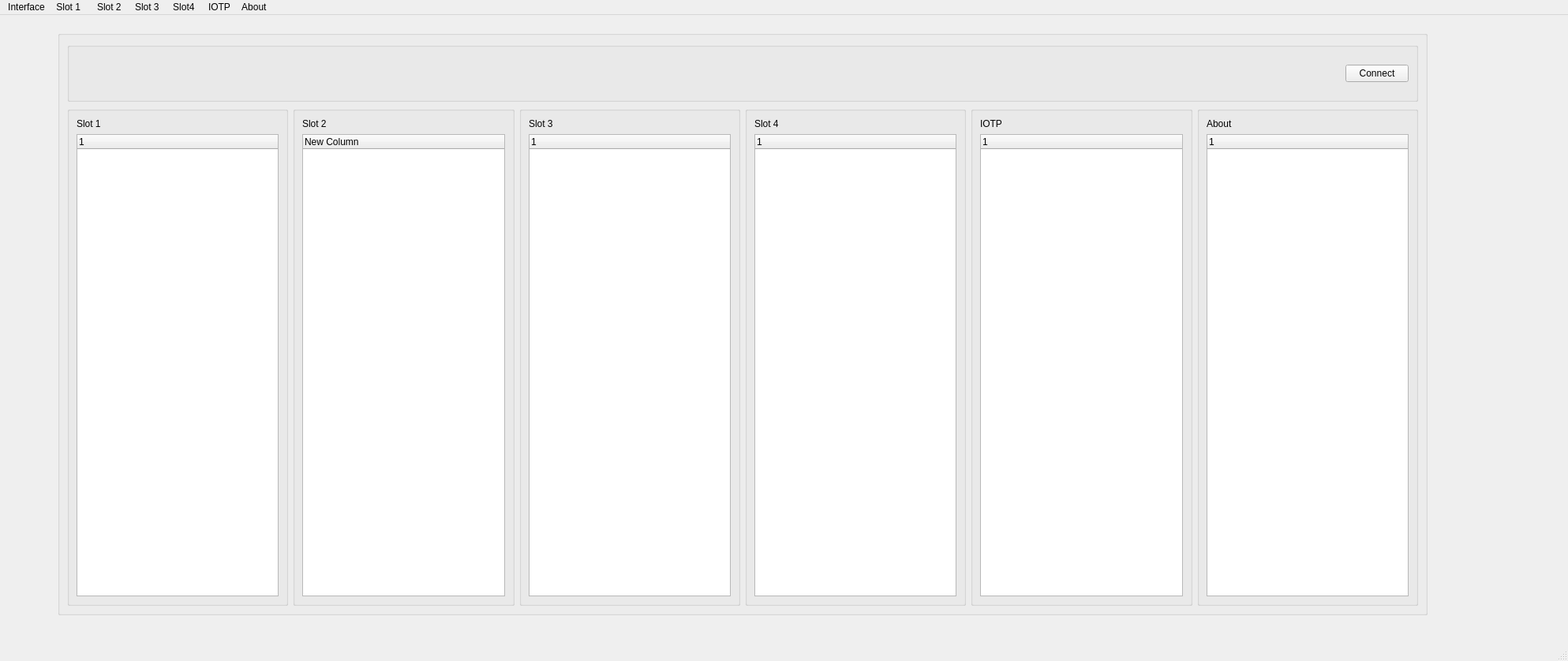
<?xml version="1.0" encoding="UTF-8"?>
<ui version="4.0">
 <class>FCCApplication</class>
 <widget class="QMainWindow" name="FCCApplication">
  <property name="geometry">
   <rect>
    <x>0</x>
    <y>0</y>
    <width>1987</width>
    <height>838</height>
   </rect>
  </property>
  <property name="windowTitle">
   <string>FCCApplication</string>
  </property>
  <widget class="QWidget" name="centralwidget">
   <widget class="QGroupBox" name="groupBox_6">
    <property name="geometry">
     <rect>
      <x>73</x>
      <y>20</y>
      <width>1736</width>
      <height>741</height>
     </rect>
    </property>
    <property name="title">
     <string/>
    </property>
    <layout class="QVBoxLayout" name="verticalLayout_8">
     <item>
      <widget class="QGroupBox" name="groupBox_8">
       <property name="title">
        <string/>
       </property>
       <layout class="QHBoxLayout" name="horizontalLayout">
        <item>
         <spacer name="horizontalSpacer">
          <property name="orientation">
           <enum>Qt::Horizontal</enum>
          </property>
          <property name="sizeHint" stdset="0">
           <size>
            <width>1599</width>
            <height>48</height>
           </size>
          </property>
         </spacer>
        </item>
        <item>
         <widget class="QPushButton" name="connect">
          <property name="text">
           <string>Connect</string>
          </property>
         </widget>
        </item>
       </layout>
      </widget>
     </item>
     <item>
      <layout class="QHBoxLayout" name="horizontalLayout_2">
       <item>
        <widget class="QGroupBox" name="groupBox">
         <property name="title">
          <string/>
         </property>
         <layout class="QVBoxLayout" name="verticalLayout_2">
          <item>
           <widget class="QLabel" name="label">
            <property name="text">
             <string>Slot 1</string>
            </property>
           </widget>
          </item>
          <item>
           <widget class="QTreeWidget" name="treeWidget">
            <column>
             <property name="text">
              <string notr="true">1</string>
             </property>
            </column>
           </widget>
          </item>
         </layout>
        </widget>
       </item>
       <item>
        <widget class="QGroupBox" name="groupBox_2">
         <property name="title">
          <string/>
         </property>
         <layout class="QVBoxLayout" name="verticalLayout_3">
          <item>
           <widget class="QLabel" name="label_2">
            <property name="text">
             <string>Slot 2</string>
            </property>
           </widget>
          </item>
          <item>
           <widget class="QTreeWidget" name="treeWidget_2">
            <column>
             <property name="text">
              <string>New Column</string>
             </property>
            </column>
           </widget>
          </item>
         </layout>
        </widget>
       </item>
       <item>
        <widget class="QGroupBox" name="groupBox_3">
         <property name="title">
          <string/>
         </property>
         <layout class="QVBoxLayout" name="verticalLayout_4">
          <item>
           <widget class="QLabel" name="label_3">
            <property name="text">
             <string>Slot 3</string>
            </property>
           </widget>
          </item>
          <item>
           <widget class="QTreeWidget" name="treeWidget_3">
            <column>
             <property name="text">
              <string notr="true">1</string>
             </property>
            </column>
           </widget>
          </item>
         </layout>
        </widget>
       </item>
       <item>
        <widget class="QGroupBox" name="groupBox_4">
         <property name="title">
          <string/>
         </property>
         <layout class="QVBoxLayout" name="verticalLayout_5">
          <item>
           <widget class="QLabel" name="label_4">
            <property name="text">
             <string>Slot 4</string>
            </property>
           </widget>
          </item>
          <item>
           <widget class="QTreeWidget" name="treeWidget_4">
            <column>
             <property name="text">
              <string notr="true">1</string>
             </property>
            </column>
           </widget>
          </item>
         </layout>
        </widget>
       </item>
       <item>
        <widget class="QGroupBox" name="groupBox_5">
         <property name="title">
          <string/>
         </property>
         <layout class="QVBoxLayout" name="verticalLayout_6">
          <item>
           <widget class="QLabel" name="label_5">
            <property name="text">
             <string>IOTP</string>
            </property>
           </widget>
          </item>
          <item>
           <widget class="QTreeWidget" name="treeWidget_5">
            <column>
             <property name="text">
              <string notr="true">1</string>
             </property>
            </column>
           </widget>
          </item>
         </layout>
        </widget>
       </item>
       <item>
        <widget class="QGroupBox" name="groupBox_7">
         <property name="title">
          <string/>
         </property>
         <layout class="QVBoxLayout" name="verticalLayout_7">
          <item>
           <widget class="QLabel" name="label_6">
            <property name="text">
             <string>About</string>
            </property>
           </widget>
          </item>
          <item>
           <widget class="QTreeWidget" name="treeWidget_6">
            <column>
             <property name="text">
              <string notr="true">1</string>
             </property>
            </column>
           </widget>
          </item>
         </layout>
        </widget>
       </item>
      </layout>
     </item>
    </layout>
   </widget>
   <widget class="QWidget" name="layoutWidget">
    <property name="geometry">
     <rect>
      <x>0</x>
      <y>0</y>
      <width>2</width>
      <height>2</height>
     </rect>
    </property>
    <layout class="QVBoxLayout" name="verticalLayout"/>
   </widget>
  </widget>
  <widget class="QMenuBar" name="menubar">
   <property name="geometry">
    <rect>
     <x>0</x>
     <y>0</y>
     <width>1987</width>
     <height>25</height>
    </rect>
   </property>
   <widget class="QMenu" name="menuInterface">
    <property name="title">
     <string>Interface</string>
    </property>
    <addaction name="actionsettings"/>
    <addaction name="actionTest_All"/>
    <addaction name="actionResults"/>
    <addaction name="actionClear_Results_2"/>
   </widget>
   <widget class="QMenu" name="menuSlot1">
    <property name="title">
     <string>Slot 1  </string>
    </property>
    <addaction name="separator"/>
    <addaction name="actionBIT"/>
    <addaction name="actionBIT_2"/>
    <addaction name="actionRS232"/>
    <addaction name="actionRS422"/>
    <addaction name="actionEthernet"/>
    <addaction name="actionDIO"/>
    <addaction name="actionXMC_Data"/>
    <addaction name="actionTest_All_2"/>
    <addaction name="actionClear_Results_3"/>
   </widget>
   <widget class="QMenu" name="menuSlot2">
    <property name="title">
     <string>Slot 2 </string>
    </property>
    <addaction name="actionDVI"/>
    <addaction name="actionSDI"/>
    <addaction name="actionHD_SDI_1"/>
    <addaction name="actionHD_SDI_2"/>
    <addaction name="actionTest_All_3"/>
    <addaction name="actionClear_Results_4"/>
   </widget>
   <widget class="QMenu" name="menuSlot3">
    <property name="title">
     <string>Slot 3 </string>
    </property>
    <addaction name="actionRS422_2"/>
    <addaction name="actionARNIC429_Rx"/>
    <addaction name="actionARNIC429Tx"/>
    <addaction name="action28V_open_discrete_input"/>
    <addaction name="action28V_open_discrete_output"/>
    <addaction name="actionMIL_1553B"/>
    <addaction name="actionTest_All_4"/>
    <addaction name="actionClear_results"/>
   </widget>
   <widget class="QMenu" name="menuSlot4">
    <property name="title">
     <string>Slot4 </string>
    </property>
    <addaction name="actionDiscrete_input_open_GND"/>
    <addaction name="actionDiscrete_output_open_GND"/>
    <addaction name="actionMIL_1553B_Analog_input"/>
    <addaction name="actionTest_All_5"/>
    <addaction name="actionClear_results_2"/>
   </widget>
   <widget class="QMenu" name="menuIOTP">
    <property name="title">
     <string>IOTP</string>
    </property>
    <addaction name="action_5V_Excitation"/>
    <addaction name="action_5V_Excitation_2"/>
    <addaction name="actionTest_All_6"/>
    <addaction name="actionClear_results_3"/>
   </widget>
   <widget class="QMenu" name="menuAbout">
    <property name="title">
     <string>About </string>
    </property>
    <addaction name="actionFCC_Processor"/>
    <addaction name="actionFCC_Application"/>
   </widget>
   <addaction name="menuInterface"/>
   <addaction name="menuSlot1"/>
   <addaction name="menuSlot2"/>
   <addaction name="menuSlot3"/>
   <addaction name="menuSlot4"/>
   <addaction name="menuIOTP"/>
   <addaction name="menuAbout"/>
  </widget>
  <widget class="QStatusBar" name="statusbar"/>
  <action name="actionsettings">
   <property name="text">
    <string>settings</string>
   </property>
  </action>
  <action name="actionBIT">
   <property name="text">
    <string>BIT</string>
   </property>
  </action>
  <action name="actionBIT_2">
   <property name="text">
    <string>Temperature</string>
   </property>
  </action>
  <action name="actionRS232">
   <property name="text">
    <string>RS232</string>
   </property>
  </action>
  <action name="actionRS422">
   <property name="text">
    <string>RS422</string>
   </property>
  </action>
  <action name="actionEthernet">
   <property name="text">
    <string>Ethernet</string>
   </property>
  </action>
  <action name="actionDIO">
   <property name="text">
    <string>DIO</string>
   </property>
  </action>
  <action name="actionXMC_Data">
   <property name="text">
    <string>XMC Data</string>
   </property>
  </action>
  <action name="actionDVI">
   <property name="text">
    <string>DVI</string>
   </property>
  </action>
  <action name="actionSDI">
   <property name="text">
    <string>SDI</string>
   </property>
  </action>
  <action name="actionHD_SDI_1">
   <property name="text">
    <string>HD SDI 1</string>
   </property>
  </action>
  <action name="actionHD_SDI_2">
   <property name="text">
    <string>HD SDI 2</string>
   </property>
  </action>
  <action name="actionRS422_2">
   <property name="text">
    <string>RS422</string>
   </property>
  </action>
  <action name="actionARNIC429_Rx">
   <property name="text">
    <string>ARNIC429 Rx</string>
   </property>
  </action>
  <action name="actionARNIC429Tx">
   <property name="text">
    <string>ARNIC429Tx</string>
   </property>
  </action>
  <action name="action28V_open_discrete_input">
   <property name="text">
    <string>28V open discrete input</string>
   </property>
  </action>
  <action name="action28V_open_discrete_output">
   <property name="text">
    <string>28V open discrete output</string>
   </property>
  </action>
  <action name="actionMIL_1553B">
   <property name="text">
    <string>MIL 1553B</string>
   </property>
  </action>
  <action name="actionDiscrete_input_open_GND">
   <property name="text">
    <string>Discrete input open GND</string>
   </property>
  </action>
  <action name="actionDiscrete_output_open_GND">
   <property name="text">
    <string>Discrete output open GND</string>
   </property>
  </action>
  <action name="actionMIL_1553B_Analog_input">
   <property name="text">
    <string>MIL 1553B Analog input</string>
   </property>
  </action>
  <action name="action_5V_Excitation">
   <property name="text">
    <string>+5V Excitation</string>
   </property>
  </action>
  <action name="action_5V_Excitation_2">
   <property name="text">
    <string>-5V Excitation</string>
   </property>
  </action>
  <action name="actionFCC_Processor">
   <property name="text">
    <string>FCC Processor</string>
   </property>
  </action>
  <action name="actionFCC_Application">
   <property name="text">
    <string>FCC Application</string>
   </property>
  </action>
  <action name="actionTest_All">
   <property name="text">
    <string>Exit</string>
   </property>
  </action>
  <action name="actionResults">
   <property name="text">
    <string>Test All</string>
   </property>
  </action>
  <action name="actionClear_Results">
   <property name="text">
    <string>Clear Results</string>
   </property>
  </action>
  <action name="actionClear_Results_2">
   <property name="text">
    <string>Clear Results</string>
   </property>
  </action>
  <action name="actionTest_All_2">
   <property name="text">
    <string>Test All</string>
   </property>
  </action>
  <action name="actionClear_Results_3">
   <property name="text">
    <string>Clear Results</string>
   </property>
  </action>
  <action name="actionTest_All_3">
   <property name="text">
    <string>Test All</string>
   </property>
  </action>
  <action name="actionClear_Results_4">
   <property name="text">
    <string>Clear Results</string>
   </property>
  </action>
  <action name="actionTest_All_4">
   <property name="text">
    <string>Test All</string>
   </property>
  </action>
  <action name="actionClear_results">
   <property name="text">
    <string>Clear results</string>
   </property>
  </action>
  <action name="actionTest_All_5">
   <property name="text">
    <string>Test All</string>
   </property>
  </action>
  <action name="actionClear_results_2">
   <property name="text">
    <string>Clear results</string>
   </property>
  </action>
  <action name="actionTest_All_6">
   <property name="text">
    <string>Test All</string>
   </property>
  </action>
  <action name="actionClear_results_3">
   <property name="text">
    <string>Clear results</string>
   </property>
  </action>
 </widget>
 <resources/>
 <connections/>
</ui>
